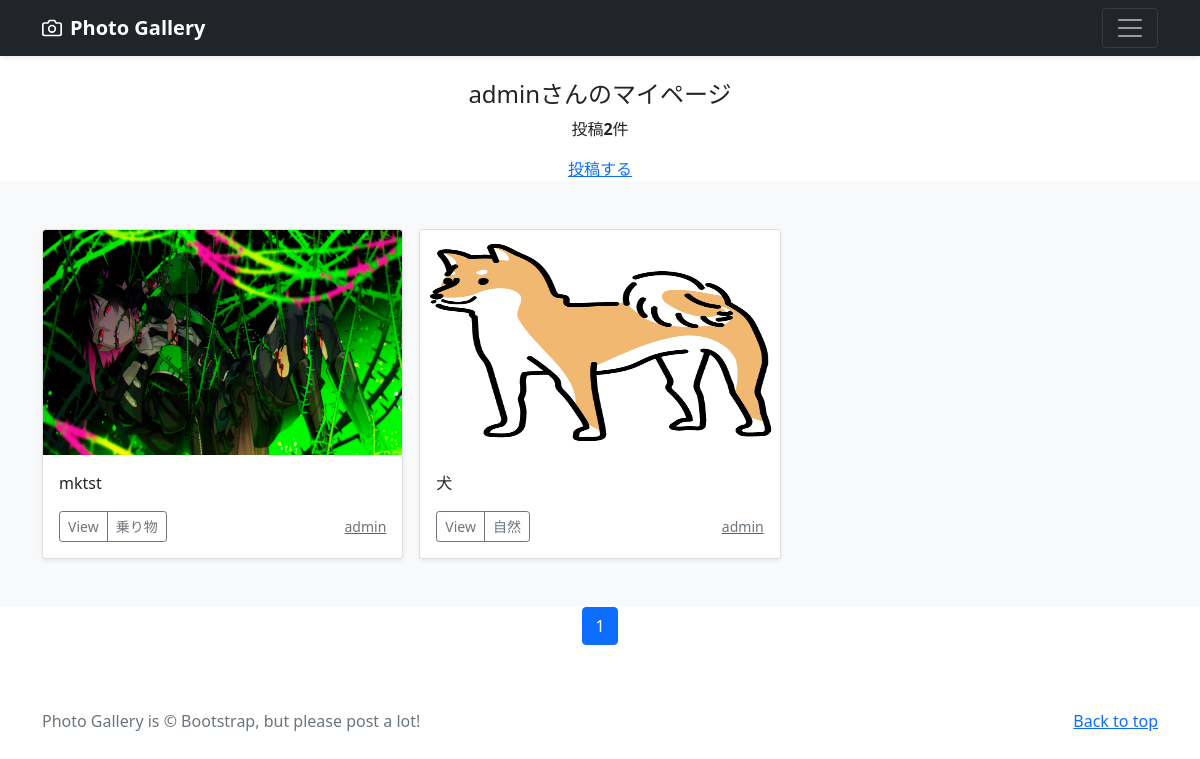
Page /mypage/ (signed in) on the earlier database version.
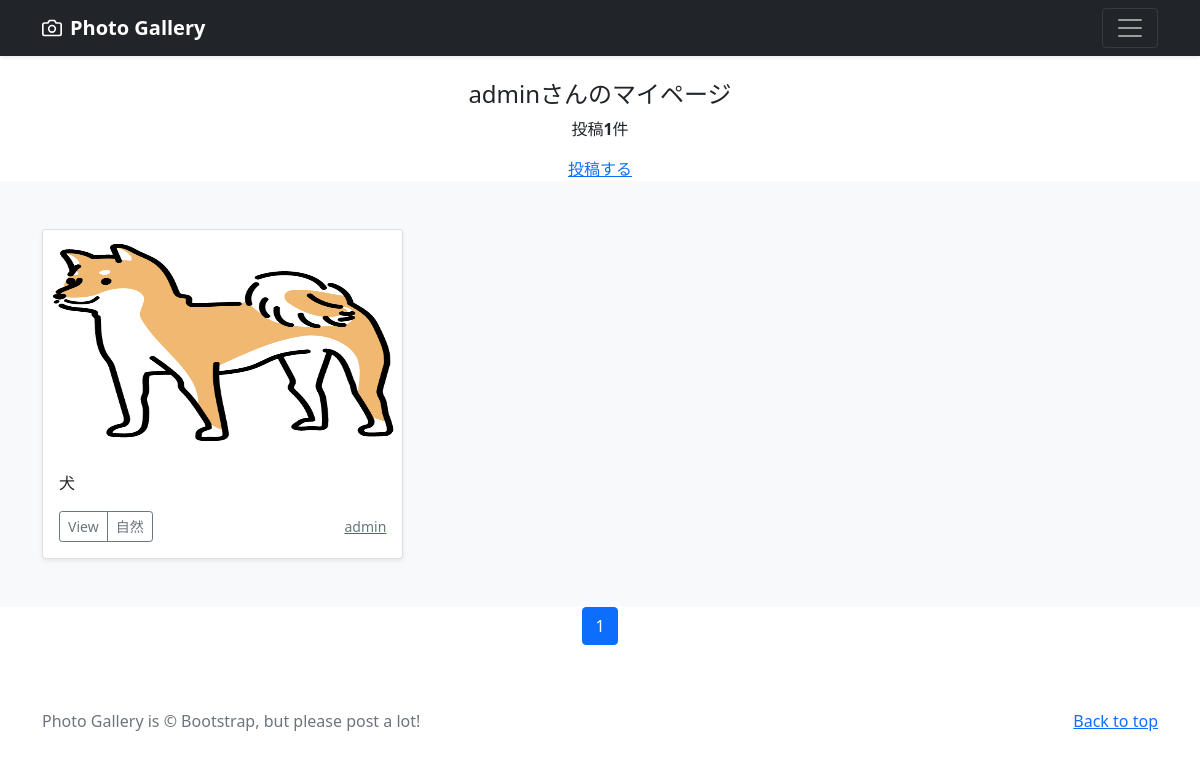
Same page on the later database version.
### accounts/models.py (models this page shows)
class CustomUser(AbstractUser):
    pass

### photo/models.py (models this page shows, shortened)
class PhotoPost(models.Model):
    user = models.ForeignKey(
        CustomUser,
        verbose_name='ユーザー',
        on_delete=models.CASCADE
    )
    category = models.ForeignKey(
        Category,
        verbose_name='カテゴリ',
        on_delete=models.PROTECT
    )
    title = models.CharField(
        verbose_name='タイトル',
        max_length=200
    )
    comment = models.TextField(
        verbose_name='コメント',
    )
    image1 = models.ImageField(
        verbose_name='イメージ1',
        upload_to= 'photos'
    )
    image2 = models.ImageField(
        verbose_name='イメージ2',
        upload_to= 'photos',
        blank=True,
        null=True
    )
    posted_at = models.DateTimeField(
        verbose_name='投稿日時',
        auto_now_add=True
    )

class Category(models.Model):
    title = models.CharField(
        verbose_name='カテゴリ',
        max_length=20)

### photo/views.py (the view)
# urls.py: path('mypage/', views.MypageView.as_view(), name = 'mypage'),
class MypageView(ListView):
    template_name ='mypage.html'
    paginate_by = 9
    def get_queryset(self):
        queryset = PhotoPost.objects.filter(user=self.request.user).order_by('-posted_at')
        return queryset

### photo/templates/mypage.html (shortened to what this page needs)
{% extends 'base.html' %}
{% block contents %}
{% if user.is_authenticated %}
<br>
<div style="text-align:center">
    <h4>{{user.username}}さんのマイページ</h4>
    {% if object_list.count == 0 %}
    <p>{{user.username}}さんの投稿はありません</p>
    {% else %}
    <p>投稿<strong>{{object_list.count}}</strong>件</p>
    {% endif %}
    <a href="{% url 'photo:post' %}">投稿する</a>
</div>
{% endif %}
{% include "photos_list.html" %}
{% include "pagination.html" %}
{% endblock %}

### photo/templates/base.html (shortened to what this page needs)
{% load static %}
<!doctype html>
<html lang="ja">
<head>
  <link href="https://cdn.jsdelivr.net/npm/bootstrap@5.0.2/dist/css/bootstrap.min.css" rel="stylesheet"
>
</head>
<body>
  <header>
    <div class="navbar navbar-dark bg-dark shadow-sm">
      <div class="container">
        <a href="{% url 'photo:index' %}" class="navbar-brand d-flex align-items-center">
          <strong>Photo Gallery</strong>
        </a>
        <button class="navbar-toggler" type="button" data-bs-toggle="collapse" data-bs-target="#navbarHeader"
          aria-controls="navbarHeader" aria-expanded="false" aria-label="Toggle navigation">
          <span class="navbar-toggler-icon"></span>
        </button>
      </div>
    </div>
  </header>
  <main>
    {% block contents %}{% endblock %}
  </main>
  <footer class="text-muted py-5">
    <div class="container">
      <p class="float-end mb-1">
        <a href="{% url 'photo:index' %}">Back to top</a>
      </p>
      <p class="mb-1">Photo Gallery is &copy; Bootstrap, but please post a lot!</p>
    </div>
  </footer>
</body>
</html>

### photo/templates/photos_list.html (shortened to what this page needs)
  <div class="album py-5 bg-light">
    <div class="container">
      <div class="row row-cols-1 row-cols-sm-2 row-cols-md-3 g-3">
        {% for record in object_list %}
        <div class="col">
          <div class="card shadow-sm">
            <img src="{{ record.image1.url }}" class="bd-placeholder-img card-img-top" width="100%" height="225" xmlns="http://www.w3.org/2000/svg" role="img" aria-label="Placeholder: Thumbnail" preserveAspectRatio="xMidYMid slice" focusable="false"><title>Placeholder</title><rect width="100%" height="100%" fill="#55595c"/>
            <div class="card-body">
              <p class="card-text">
                {{record.title}}
              </p>
              <div class="d-flex justify-content-between align-items-center">
                <div class="btn-group">
                  <button type="button" class="btn btn-sm btn-outline-secondary" onclick="location.href='{% url 'photo:photo_detail' record.pk %}'">View</button>
                  <button type="button" class="btn btn-sm btn-outline-secondary" onclick="location.href='{% url 'photo:photos_cat' category=record.category.id %}'">{{record.category.title}}</button>
                </div>
                 <a href="{% url 'photo:user_list' user=record.user.id %}"><small class="text-muted">
                  {{record.user.username}}</small>
                </a>
              </div>
            </div>
          </div>
        </div>
        {% endfor %}
      </div>
    </div>
  </div>

### photo/templates/pagination.html (shortened to what this page needs)
<ul class="pagination" style="justify-content:center">
     {% for num in page_obj.paginator.page_range %}
        {% if page_obj.number == num %}
    <li class="page-item active">
        <span class="page-link">{{ num }}</span>
    </li>
    {% endif %}
    {% endfor %}
</ul>

### photo/templates/base.html (style rules this page uses)
.bd-placeholder-img { font-size: 1.125rem; text-anchor: middle; -webkit-user-select: none; -moz-user-select: none; user-select: none; }

Differences in the rows shown:
removed PhotoPost: image1 (picture), title "mktst", category "乗り物", user.username "admin"
Other differences:
{{ object_list.count }}: "2" → "1"
